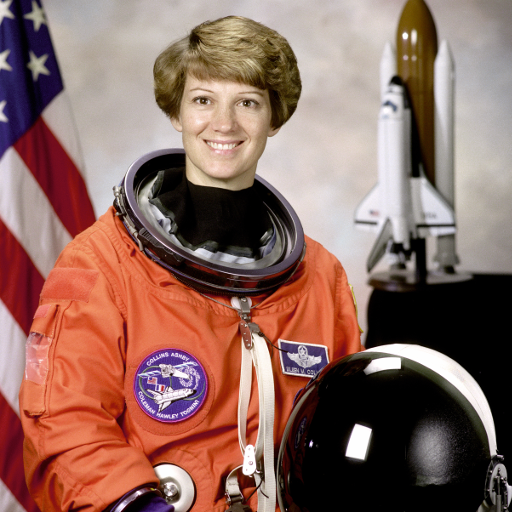
#> input picture Images/astronaut.png, 512 x 512 px; its folder holds 5 pictures in this run
$ jupyter execute Color_Spaces_and_Thresholding.ipynb
#> lines starting #> are read from the running program, lines starting #| are printed output that depends on the picture; after the words box and inside, x2 and y2 are one past the last pixel; in counts of white or black regions, pixels touching at a corner belong together
### **Color Spaces and Thresholding**

[](https://colab.research.google.com/github/jrafa1607/Computer_Vision_In_Python/blob/main/Algorithms/Color_Spaces_and_Thresholding.ipynb)

> A color image is a stack of channels. OpenCV stores them as **BGR**, while Matplotlib and most libraries expect **RGB**, a frequent source of swapped colors. This notebook converts between color spaces (BGR, RGB, grayscale, HSV), splits channels, and segments the image with **manual**, **Otsu**, and **adaptive** thresholding.

[cell 1]
# Import libraries and helpers (images load from ../Images locally, or from GitHub in Colab)
import os
import urllib.request

import cv2
import numpy as np
from matplotlib import pyplot as plt

BASE_URL = "https://raw.githubusercontent.com/jrafa1607/Computer_Vision_In_Python/main/Images/"

def load_image(name, flags=cv2.IMREAD_COLOR):
    """Returns the image in OpenCV format (BGR for color images)."""
#> called with name = 'astronaut.png', flags = 1
    local = os.path.join("..", "Images", name)
    if os.path.exists(local):
        data = np.fromfile(local, np.uint8)
    else:
        with urllib.request.urlopen(BASE_URL + name) as response:
            data = np.frombuffer(response.read(), np.uint8)
    return cv2.imdecode(data, flags)
#> returned value is the input picture: shape (512, 512, 3); mean B, G, R 96.5, 105.8, 141.6

def show(images, titles, size=(14, 4)):
    """Shows images side by side; color images are converted from BGR to RGB for Matplotlib."""
    fig, axes = plt.subplots(1, len(images), figsize=size)
    for ax, image, title in zip(np.atleast_1d(axes), images, titles):
        if image.ndim == 3:
            ax.imshow(cv2.cvtColor(image, cv2.COLOR_BGR2RGB))
        else:
            ax.imshow(image, cmap="gray", vmin=0, vmax=255)
        ax.set_title(title)
        ax.axis("off")
    plt.tight_layout()
    plt.show()

[cell 2]
# Load the image (NASA public-domain photo, also available as skimage.data.astronaut)
img = load_image("astronaut.png")
print("Shape (height, width, channels):", img.shape, "| dtype:", img.dtype)
#| Shape (height, width, channels): (512, 512, 3) | dtype: uint8

#### **01. BGR, RGB, Grayscale, and HSV**

* **BGR** is OpenCV's channel order; showing it as if it were RGB swaps red and blue.
* **Grayscale** combines the channels with perceptual weights: `0.299 R + 0.587 G + 0.114 B`.
* **HSV** separates color (**hue**) from intensity (**value**), which makes color-based segmentation more robust to lighting.

[cell 3]
# Compare the wrong display (BGR shown as RGB) with the correct one
fig, axes = plt.subplots(1, 2, figsize=(9, 4.5))
axes[0].imshow(img); axes[0].set_title("BGR shown as RGB (wrong colors)")
axes[1].imshow(cv2.cvtColor(img, cv2.COLOR_BGR2RGB)); axes[1].set_title("Converted to RGB")
for ax in axes: ax.axis("off")
plt.tight_layout(); plt.show()
#> after `plt.tight_layout()`:
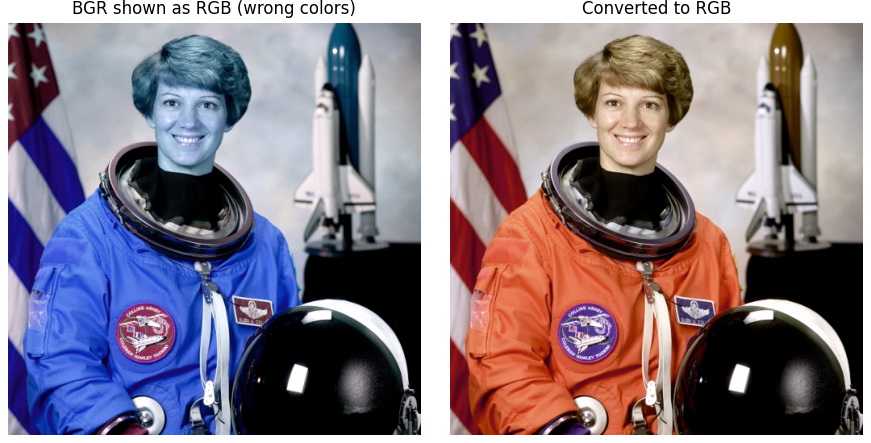
#> figure drawn by matplotlib, 2 panels; B, G, R data is drawn as R, G, B

[cell 4]
# Grayscale, individual channels, and the HSV hue channel
gray = cv2.cvtColor(img, cv2.COLOR_BGR2GRAY)
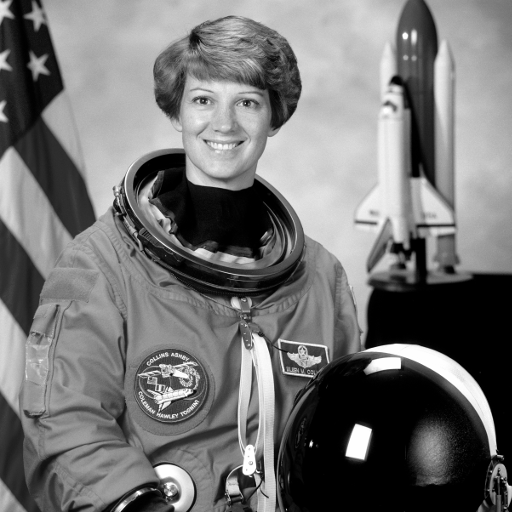
#> gray: shape (512, 512); min 0, max 255, mean 115.4
B, G, R = cv2.split(img)
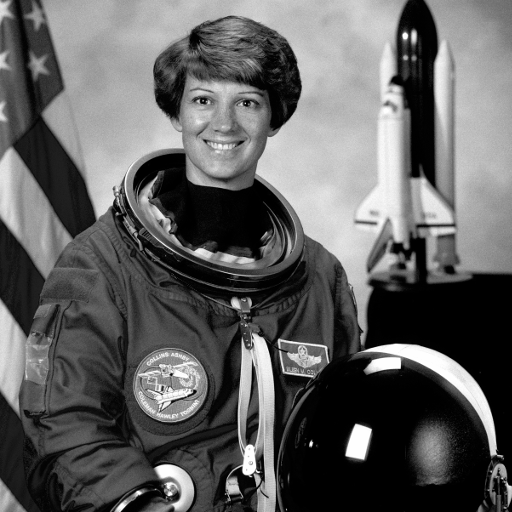
#> B: shape (512, 512); min 0, max 255, mean 96.5
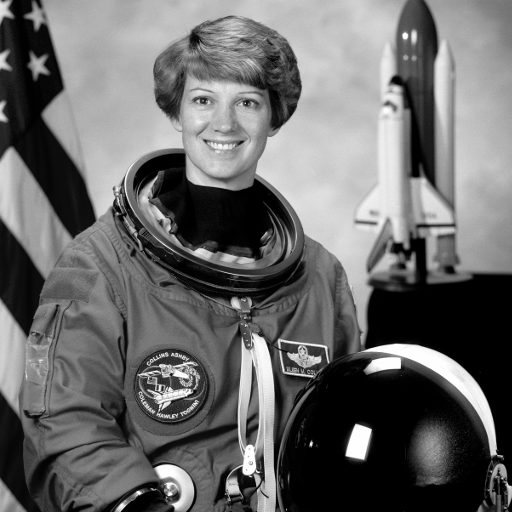
#> G: shape (512, 512); min 0, max 255, mean 105.8
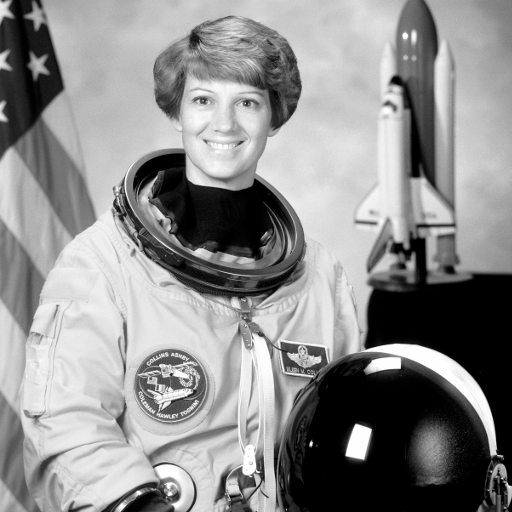
#> R: shape (512, 512); min 0, max 255, mean 141.6
hsv = cv2.cvtColor(img, cv2.COLOR_BGR2HSV)
#> hsv: shape (512, 512, 3); mean H, S, V 38.9, 90.9, 143
show([gray, R, G, B, hsv[:, :, 0]], ["Grayscale", "Red", "Green", "Blue", "Hue (HSV)"], size=(16, 4))
#> the loop in show, `for ax, image, title in zip(np.atleast_1d(axes), images, titles):` made 5 passes
#> title on passes 1 to 5: 'Grayscale', 'Red', 'Green', 'Blue', 'Hue (HSV)'
#> in show, `plt.show()`:
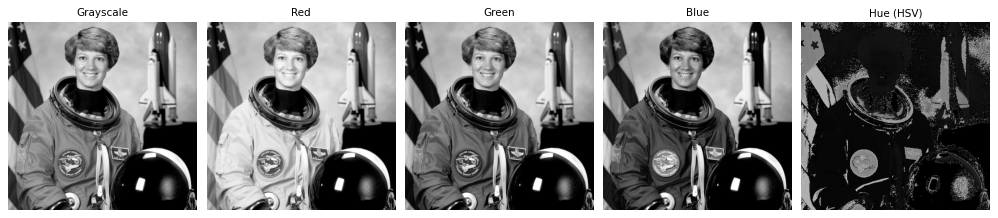
#> figure drawn by matplotlib, 5 panels

#### **02. Thresholding**

Thresholding turns a grayscale image into a binary mask: pixels above the threshold become white (255), the rest black (0).

* **Manual:** a fixed value chosen by the user.
* **Otsu:** picks the value that best separates the two peaks of the histogram (minimum within-class variance).
* **Adaptive:** computes a different threshold for each neighborhood, which handles uneven lighting.

[cell 5]
# Manual, Otsu, and adaptive thresholding
_, manual = cv2.threshold(gray, 150, 255, cv2.THRESH_BINARY)
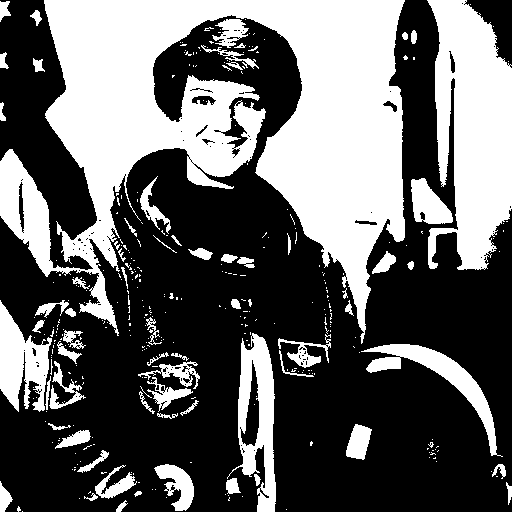
#> manual: shape (512, 512); 39% white; 355 white regions (289 under 20 px), largest, box (x1, y1, x2, y2) and area: (0, 0, 405, 344) 64032, (427, 0, 512, 270) 15922, (227, 333, 276, 512) 3980
otsu_value, otsu = cv2.threshold(gray, 0, 255, cv2.THRESH_BINARY + cv2.THRESH_OTSU)
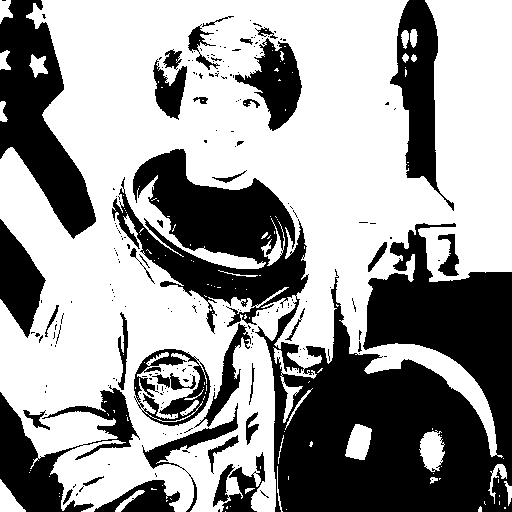
#> otsu: shape (512, 512); 60.8% white; 220 black regions (182 under 20 px), largest, box (x1, y1, x2, y2) and area: (112, 149, 512, 512) 61677, (0, 0, 96, 239) 10558, (0, 385, 140, 512) 6192
#> otsu_value = 100
adaptive = cv2.adaptiveThreshold(gray, 255, cv2.ADAPTIVE_THRESH_GAUSSIAN_C, cv2.THRESH_BINARY, 31, 5)
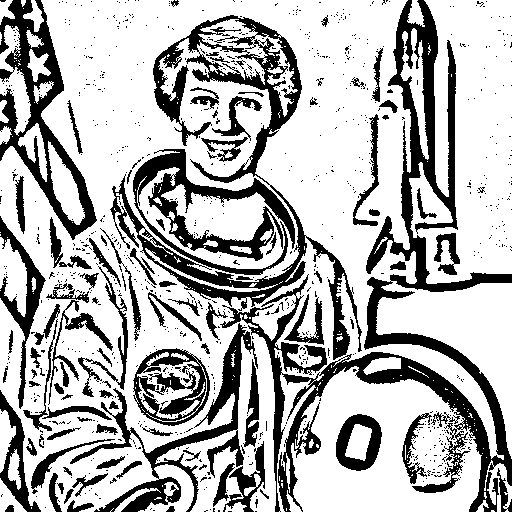
#> adaptive: shape (512, 512); 71% white; 903 black regions (803 under 20 px), largest, box (x1, y1, x2, y2) and area: (220, 0, 512, 512) 21415, (110, 15, 362, 360) 11871, (0, 0, 97, 240) 6305
print(f"Otsu threshold: {otsu_value:.0f}")
#| Otsu threshold: 100
show([gray, manual, otsu, adaptive], ["Grayscale", "Manual (T=150)", f"Otsu (T={otsu_value:.0f})", "Adaptive (31x31)"], size=(16, 4))
#> the loop in show (call 2), `for ax, image, title in zip(np.atleast_1d(axes), images, titles):` made 4 passes
#> title on passes 1 to 4: 'Grayscale', 'Manual (T=150)', 'Otsu (T=100)', 'Adaptive (31x31)'
